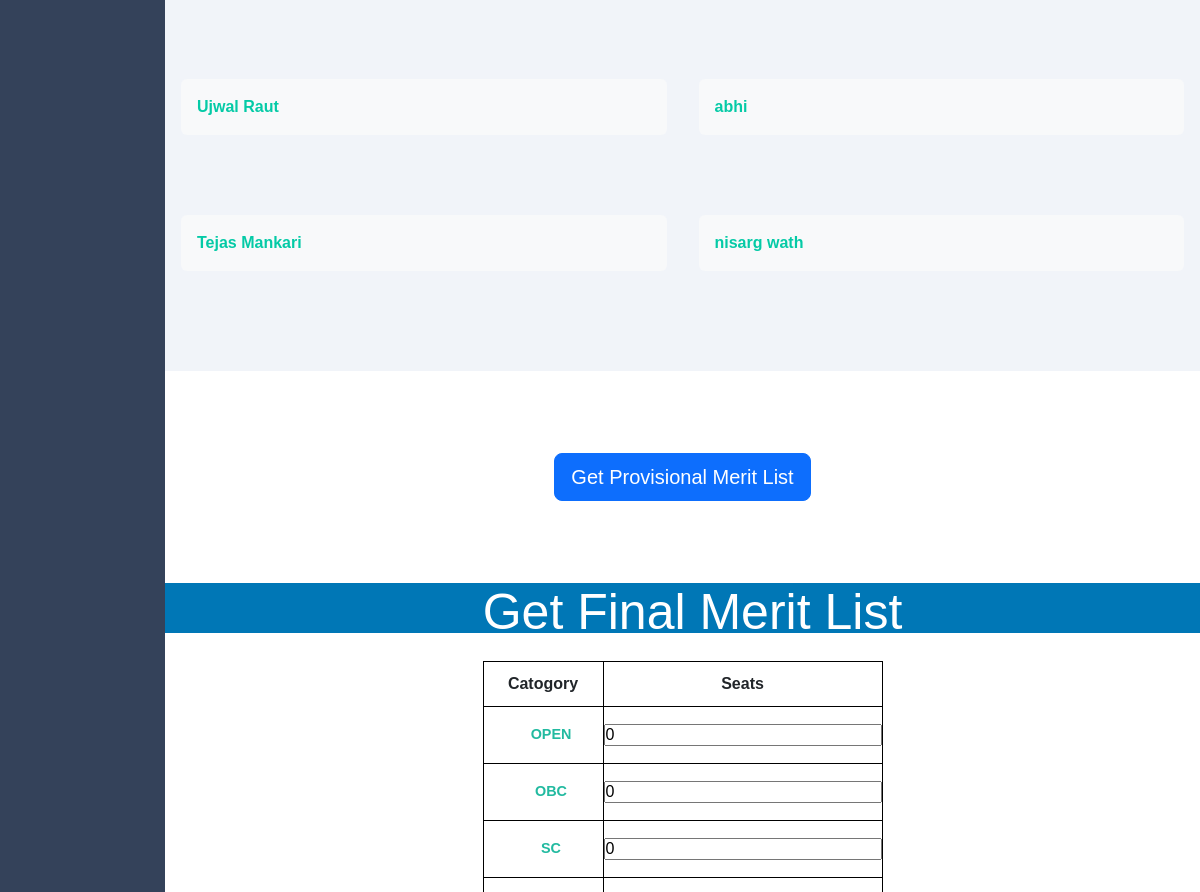
Before: /3rdYear_Report/ (middle part) with the older database file.
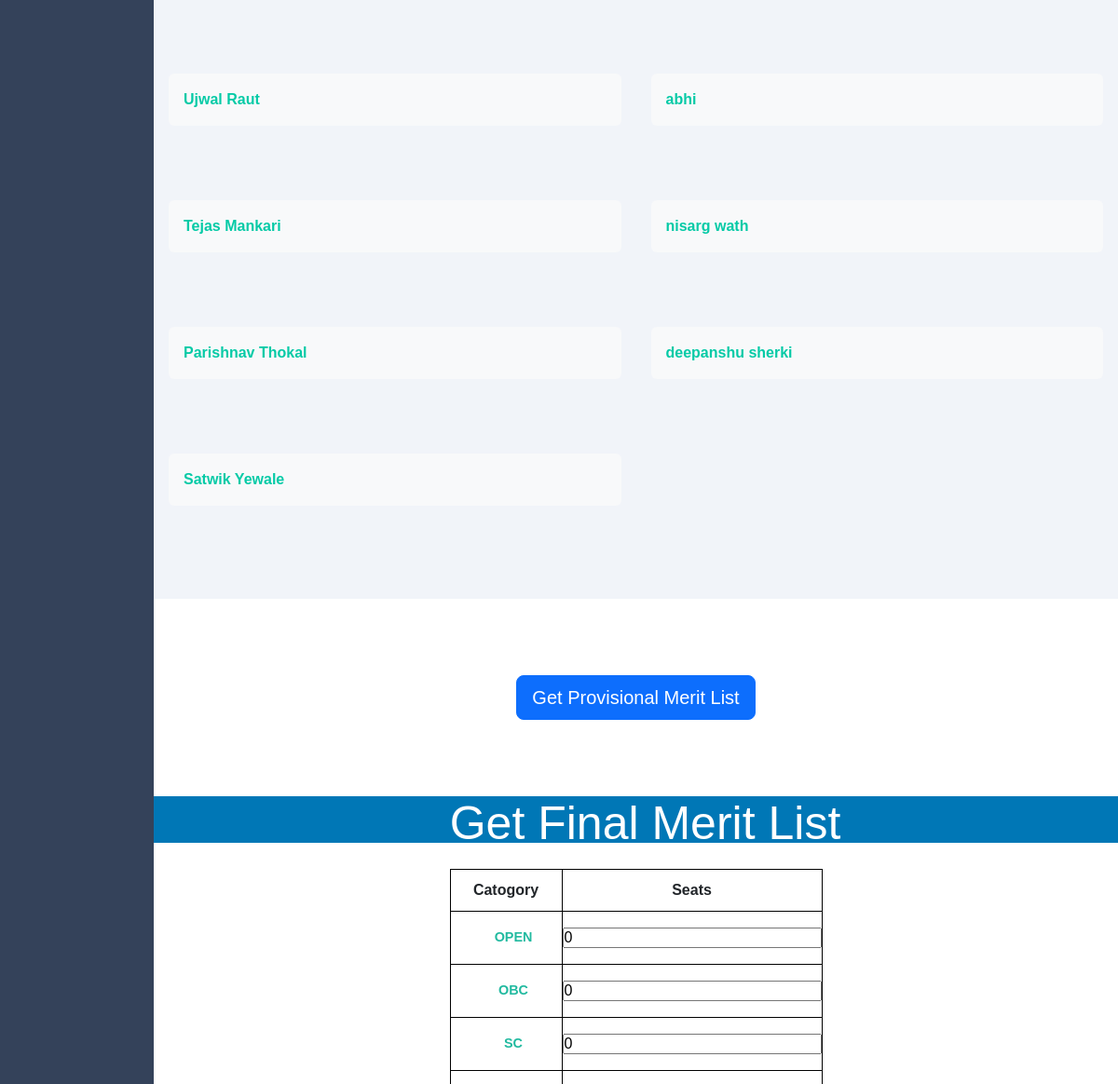
After: the same page with the newer database file.
### Hostel_Addmission/models.py (models this page shows)
class HostelData3(models.Model):
    fno3 = models.IntegerField(default=3000)
    name = models.CharField(max_length=100)
    DOB = models.DateField()
    cast = models.CharField(max_length=50)
    nationality = models.CharField(max_length=10)
    BGroup = models.CharField(max_length=4)
    phone1 = models.IntegerField()
    Address1 = models.CharField(max_length=50)
    Email = models.EmailField(max_length=50)
    Branch = models.CharField(max_length=30)
    Backlog = models.CharField(max_length=3,default='YES')
    Nu_Backlog = models.IntegerField(default=0)
    percentage = models.IntegerField()
    Father_name = models.CharField(max_length=100)
    phone2 = models.IntegerField()
    Address2 = models.CharField(max_length=50)
    occupation = models.CharField(max_length=50)
    shift = models.CharField(max_length=8)
    Enroll = models.CharField(max_length=10)
    SPhoto = models.FileField(upload_to='3signatures/student/',default='file.jpg')
    student_signature = models.FileField(upload_to='3signatures/student/',default='file.jpg')
    father_signature = models.FileField(upload_to='3signatures/father/',default='file.jpg')
    marksheet1 = models.FileField(upload_to='3marksheet1/', default='file.pdf')
    marksheet2 = models.FileField(upload_to='3marksheet2/', default='file.pdf')
    Domacile = models.FileField(upload_to='3Domacile/', default='file.pdf')
    Allotment = models.FileField(upload_to='3Allotment/', default='file.pdf')
    Addmission = models.FileField(upload_to='3Addmission/', default='file.pdf')
    Registration  = models.FileField(upload_to='3Registration/', default='file.pdf')
    remark = models.CharField(max_length=200, default='NA')

### Hostel_Addmission/views.py (the view, shortened to what this page needs)
# urls.py: path('3rdYear_Report/',views.Year3_report,name='report3'),
def Year3_report(request):
    data = HostelData3.objects.all()
    return render(request , 'Admin_OP/reports/year3.html',{'data':data} )

### Hostel_Addmission/templates/Admin_OP/reports/year3.html (shortened to what this page needs)
<!DOCTYPE html>
<html lang="en">
<head>
    <link rel="stylesheet" href="https://cdn.jsdelivr.net/npm/bootstrap@5.3.1/dist/css/bootstrap.min.css">
    <link rel="stylesheet" href="https://cdn.jsdelivr.net/npm/bootstrap@5.3.1/dist/js/bootstrap.bundle.min.js">
    <link href="https://cdn.jsdelivr.net/npm/bootstrap@5.3.1/dist/css/bootstrap.min.css" rel="stylesheet">
    <link rel="stylesheet" href="https://maxst.icons8.com/vue-static/landings/line-awesome/line-awesome/1.3.0/css/line-awesome.min.css">
</head>
<body>
    <div class="sidebar">
        <div class="side-content">
            <div class="profile">
                <h4 style="font-family: Arial, Helvetica, sans-serif;"><b>THIRD YEAR STUDENTS<b></h4>
            </div>
        </div>
    </div>
    <div class="main-content">
        <main>
            <div class="page-content">
                <div class="analytics">
                    {% for i in data %}
                    <div class="shadow-none p-3 mb-5 bg-body-tertiary rounded"><a href="{% url 'admin_preview3' i.fno3 %}"><td>{{ i.name }}</td>
                    </a></div>
                  {% endfor %}
                </div>
            </div>
            <div class="blk-btn">
                <a href="{% url 'Provisional_list3' %}">
                    <button type="button" class="btn btn-primary btn-lg btn-block">
                        Get Provisional Merit List
                    </button>
                </a>
              </div>
      <div class="div" style="padding-top: 5%;">
        <div class="registration_title">
            <p style="margin: 0; padding-left: 20px;">
                Get Final Merit List
            </p>
        </div>
        <form action="{% url 'report3' %}" method="post">
          <div style="display: flex; flex-direction: column; size: 5%;">
            <table>
                <tr>
                    <th>Catogory</th>
                    <th>Seats</th>
                </tr>
                <tr class="large">
                    <td>OPEN</td>
                    <td><input type="number" value="0" min="0" name="OPENseats"></td>
                </tr>
                <tr class="large">
                    <td>OBC</td>
                    <td><input type="number" value="0" min="0" name="OBCseats"></td>
                </tr>
                <tr class="large">
                    <td>SC</td>
                    <td><input type="number" value="0" min="0" name="SCseats"></td>
                </tr>
                <tr class="large">
                    <td>ST</td>
                    <td><input type="number" value="0" min="0" name="STseats"></td>
                </tr>
            </table>
          </div>
        </form>
        </main>
    </div>
</body>
</html>

Changed rows visible on the page:
added HostelData3: name "Parishnav Thokal"
added HostelData3: name "deepanshu sherki"
added HostelData3: name "Satwik Yewale"
